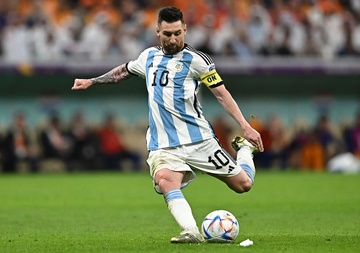
#> input picture assets/sample_image.jpg, 360 x 253 px, shrunk from 1600 x 1126 before the run
$ python testing-gemini-pro-vision.py
#> lines starting #> are read from the running program, lines starting #| are printed output that depends on the picture
import os
import google.generativeai as genai

os.environ['GOOGLE_API_KEY'] = "YOUR_GOOGLE_API_KEY"
genai.configure(api_key = os.environ['GOOGLE_API_KEY'])

import PIL

#1. We ask it to describe the image.
query1 = "Explain the picture in spanish?"
print(f"USER::: {query1}")

image = PIL.Image.open('assets/sample_image.jpg')
#> image is the input picture: PIL image 360x253 RGB; mean R, G, B 110.1, 117, 85.3
vision_model = genai.GenerativeModel('gemini-pro-vision')
response = vision_model.generate_content([query1, image])
print(response.text)
print("\n\n\n")

# # 2. We ask it to write a story
query2 = "Write a story from the picture in spanish"
print(f"USER:::: {query2}")

image = PIL.Image.open('assets/sample_image2.jpg')
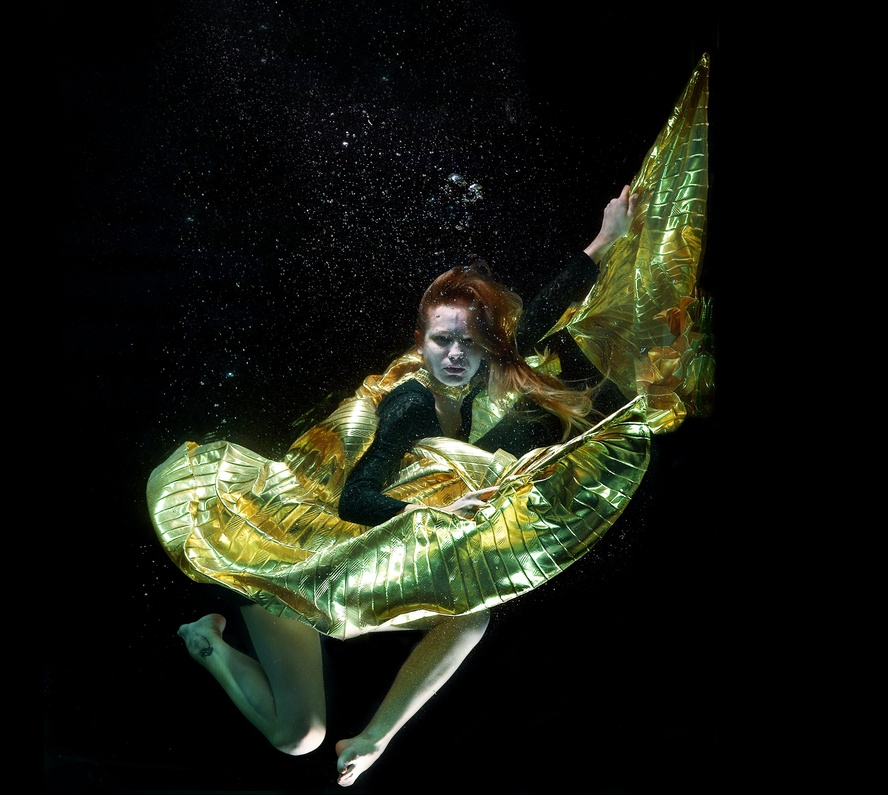
#> input picture assets/sample_image2.jpg, 888 x 795 px, shrunk from 3948 x 3532 before the run
#> image is the input picture: PIL image 888x795 RGB; mean R, G, B 24.3, 27, 17.8
vision_model = genai.GenerativeModel('gemini-pro-vision')
response = vision_model.generate_content([query2,image])
print(response.text)
print("\n\n\n")

# 3. We ask it to count the objects from an image, the response in json format.
query3 = "Generate a json of ingredients, with their count present in the image"
print(f"USER::: {query3}")
image = PIL.Image.open('assets/sample_image3.jpg')
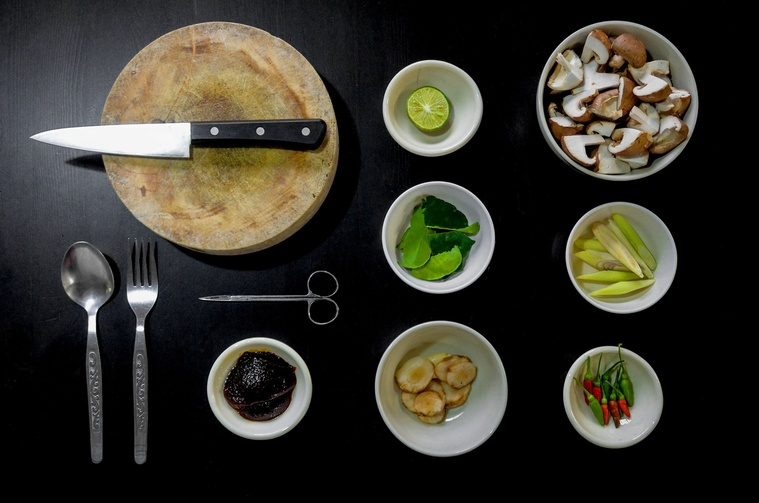
#> input picture assets/sample_image3.jpg, 759 x 503 px, shrunk from 3373 x 2238 before the run
#> image is the input picture: PIL image 759x503 RGB; mean R, G, B 53.9, 51.7, 42.6
vision_model = genai.GenerativeModel('gemini-pro-vision')
response = vision_model.generate_content([query3,image])
print(response.text)

# [6 lines of commented-out code are left out]
